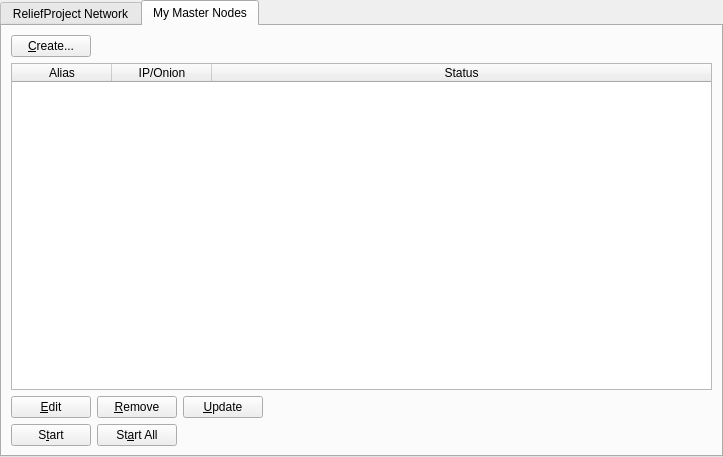
<?xml version="1.0" encoding="UTF-8"?>
<ui version="4.0">
 <class>MasternodeManager</class>
 <widget class="QWidget" name="MasternodeManager">
  <property name="geometry">
   <rect>
    <x>0</x>
    <y>0</y>
    <width>723</width>
    <height>457</height>
   </rect>
  </property>
  <property name="windowTitle">
   <string>Form</string>
  </property>
  <layout class="QVBoxLayout" name="topLayout">
   <property name="leftMargin">
    <number>0</number>
   </property>
   <property name="topMargin">
    <number>0</number>
   </property>
   <property name="rightMargin">
    <number>0</number>
   </property>
   <property name="bottomMargin">
    <number>0</number>
   </property>
   <item>
    <layout class="QVBoxLayout" name="verticalLayout">
     <property name="bottomMargin">
      <number>0</number>
     </property>
     <item>
      <widget class="QTabWidget" name="tabWidget">
       <property name="currentIndex">
        <number>1</number>
       </property>
       <widget class="QWidget" name="tab">
        <attribute name="title">
         <string>ReliefProject Network</string>
        </attribute>
        <layout class="QGridLayout" name="gridLayout">
         <item row="1" column="0">
          <widget class="QTableWidget" name="tableWidget">
           <property name="editTriggers">
            <set>QAbstractItemView::NoEditTriggers</set>
           </property>
           <property name="alternatingRowColors">
            <bool>true</bool>
           </property>
           <property name="selectionBehavior">
            <enum>QAbstractItemView::SelectRows</enum>
           </property>
           <property name="sortingEnabled">
            <bool>true</bool>
           </property>
           <attribute name="horizontalHeaderStretchLastSection">
            <bool>true</bool>
           </attribute>
           <column>
            <property name="text">
             <string>Address</string>
            </property>
           </column>
           <column>
            <property name="text">
             <string>Rank</string>
            </property>
           </column>
           <column>
            <property name="text">
             <string>Active</string>
            </property>
           </column>
           <column>
            <property name="text">
             <string>Active (secs)</string>
            </property>
           </column>
           <column>
            <property name="text">
             <string>Last Seen</string>
            </property>
           </column>
           <column>
            <property name="text">
             <string>Pubkey</string>
            </property>
           </column>
          </widget>
         </item>
         <item row="0" column="0">
          <layout class="QHBoxLayout" name="horizontalLayout_3">
           <property name="bottomMargin">
            <number>0</number>
           </property>
           <item>
            <widget class="QLabel" name="label_2">
             <property name="text">
              <string>ReliefProject Node Count:</string>
             </property>
            </widget>
           </item>
           <item>
            <widget class="QLabel" name="countLabel">
             <property name="text">
              <string>0</string>
             </property>
            </widget>
           </item>
           <item>
            <spacer name="horizontalSpacer_3">
             <property name="orientation">
              <enum>Qt::Horizontal</enum>
             </property>
             <property name="sizeHint" stdset="0">
              <size>
               <width>40</width>
               <height>20</height>
              </size>
             </property>
            </spacer>
           </item>
          </layout>
         </item>
        </layout>
       </widget>
       <widget class="QWidget" name="tab_2">
        <attribute name="title">
         <string>My Master Nodes</string>
        </attribute>
        <layout class="QGridLayout" name="gridLayout_2">
         <item row="0" column="0">
          <layout class="QVBoxLayout" name="verticalLayout_2">
           <property name="bottomMargin">
            <number>0</number>
           </property>
           <item>
            <layout class="QHBoxLayout" name="horizontalLayout">
             <item>
              <widget class="QPushButton" name="createButton">
               <property name="text">
                <string>&amp;Create...</string>
               </property>
              </widget>
             </item>
             <item>
              <spacer name="horizontalSpacer">
               <property name="orientation">
                <enum>Qt::Horizontal</enum>
               </property>
               <property name="sizeHint" stdset="0">
                <size>
                 <width>40</width>
                 <height>20</height>
                </size>
               </property>
              </spacer>
             </item>
            </layout>
           </item>
           <item>
            <widget class="QTableWidget" name="tableWidget_2">
             <property name="minimumSize">
              <size>
               <width>695</width>
               <height>0</height>
              </size>
             </property>
             <property name="editTriggers">
              <set>QAbstractItemView::NoEditTriggers</set>
             </property>
             <property name="alternatingRowColors">
              <bool>true</bool>
             </property>
             <property name="selectionMode">
              <enum>QAbstractItemView::SingleSelection</enum>
             </property>
             <property name="selectionBehavior">
              <enum>QAbstractItemView::SelectRows</enum>
             </property>
             <attribute name="horizontalHeaderStretchLastSection">
              <bool>true</bool>
             </attribute>
             <column>
              <property name="text">
               <string>Alias</string>
              </property>
             </column>
             <column>
              <property name="text">
               <string>IP/Onion</string>
              </property>
             </column>
             <column>
              <property name="text">
               <string>Status</string>
              </property>
             </column>
            </widget>
           </item>
           <item>
            <layout class="QHBoxLayout" name="horizontalLayout_2">
             <property name="bottomMargin">
              <number>0</number>
             </property>
             <item>
              <widget class="QPushButton" name="editButton">
               <property name="text">
                <string>&amp;Edit</string>
               </property>
              </widget>
             </item>
             <item>
              <widget class="QPushButton" name="removeButton">
               <property name="text">
                <string>&amp;Remove</string>
               </property>
              </widget>
             </item>
             <item>
              <widget class="QPushButton" name="UpdateButton">
               <property name="text">
                <string>&amp;Update</string>
               </property>
              </widget>
             </item>
             <item>
              <spacer name="horizontalSpacer_2">
               <property name="orientation">
                <enum>Qt::Horizontal</enum>
               </property>
               <property name="sizeHint" stdset="0">
                <size>
                 <width>40</width>
                 <height>20</height>
                </size>
               </property>
              </spacer>
             </item>
            </layout>
           </item>
           <item>
            <layout class="QHBoxLayout" name="horizontalLayout_4">
             <property name="bottomMargin">
              <number>0</number>
             </property>
            </layout>
           </item>
           <item>
            <layout class="QHBoxLayout" name="horizontalLayout_5">
             <property name="bottomMargin">
              <number>0</number>
             </property>
             <item>
              <widget class="QPushButton" name="startButton">
               <property name="text">
                <string>S&amp;tart</string>
               </property>
              </widget>
             </item>
             <item>
              <widget class="QPushButton" name="startAllButton">
               <property name="text">
                <string>St&amp;art All</string>
               </property>
              </widget>
             </item>
             <item>
              <spacer name="horizontalSpacer_5">
               <property name="orientation">
                <enum>Qt::Horizontal</enum>
               </property>
               <property name="sizeHint" stdset="0">
                <size>
                 <width>40</width>
                 <height>20</height>
                </size>
               </property>
              </spacer>
             </item>
            </layout>
           </item>
          </layout>
         </item>
        </layout>
       </widget>
      </widget>
     </item>
    </layout>
   </item>
  </layout>
 </widget>
 <resources/>
 <connections/>
</ui>
